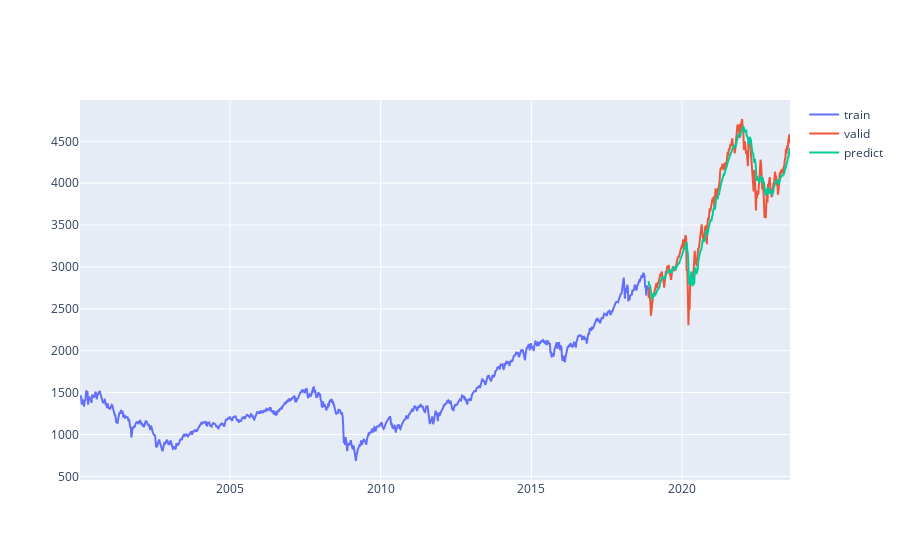

The code cell stored with this chart in its notebook:
### Code cell
train = np.squeeze(spx_price[:training_data_len])
valid = np.squeeze(spx_price[training_data_len:])
predictions = np.squeeze(predictions)
train_date_list = date_list[:training_data_len]
valid_date_list = date_list[training_data_len:]
valid_date_list2 = date_list[training_data_len:]
fig = go.Figure()
fig.add_trace(go.Scatter(x=train_date_list, y=train, name='train',  mode='lines'))
fig.add_trace(go.Scatter(x=valid_date_list, y=valid, name='valid',  mode='lines'))
fig.add_trace(go.Scatter(x=valid_date_list2, y=predictions, name='predict',  mode='lines'))
fig.show()

### Figure 1 — Plotly figure (JSON) as saved in the notebook; plotly's stock layout.template omitted (floating-point values rounded to 4 significant figures; data arrays with more than 128 entries replaced by an {"elided": "..."} marker saying what was removed)
{"data": [{"mode": "lines", "name": "train", "type": "scatter", "x": {"elided": "985 str values"}, "y": {"elided": "985 float values"}}, {"mode": "lines", "name": "valid", "type": "scatter", "x": {"elided": "246 str values"}, "y": {"elided": "246 float values"}}, {"mode": "lines", "name": "predict", "type": "scatter", "x": {"elided": "246 str values"}, "y": {"elided": "246 float values"}}], "layout": {}}
